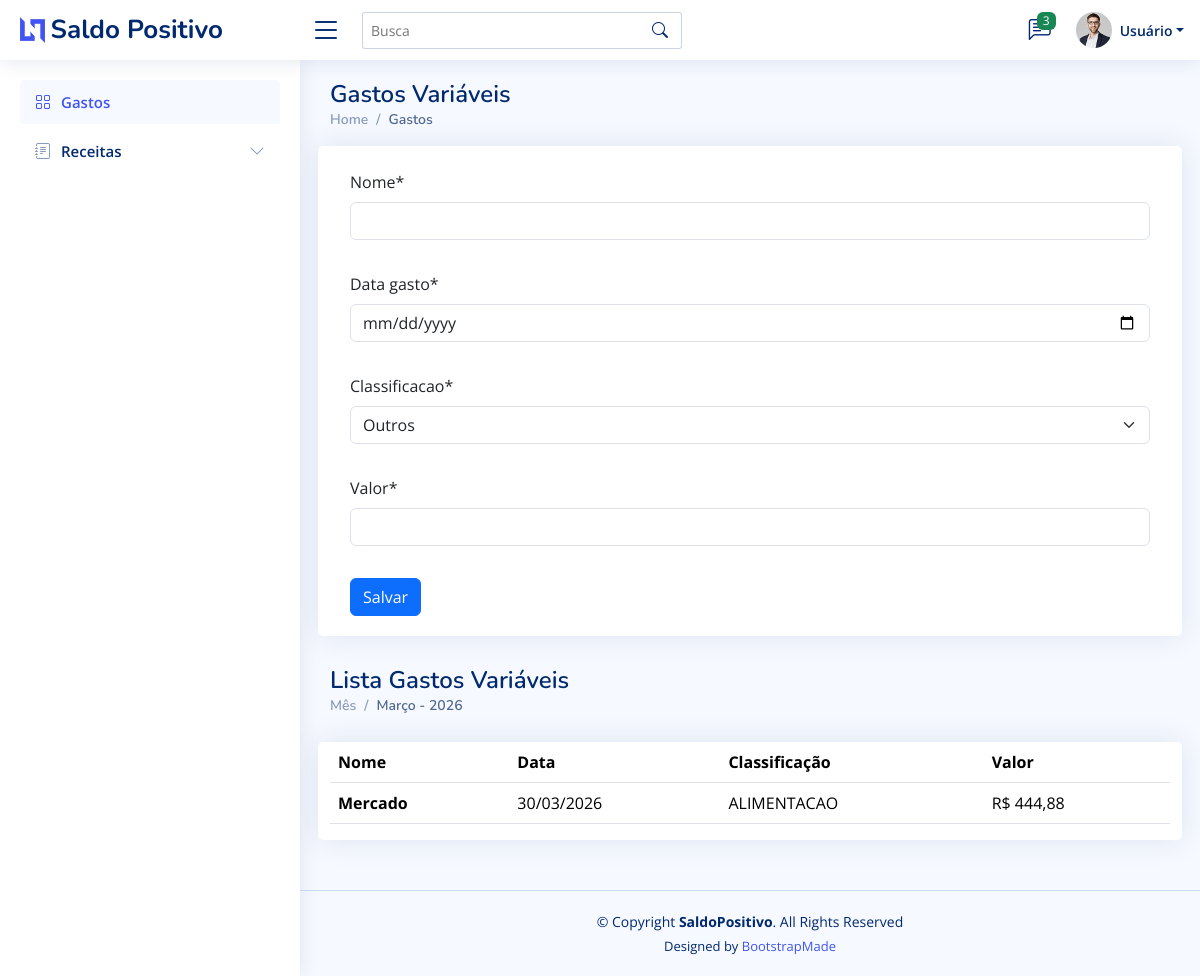
The app's page /gastos/, older data.
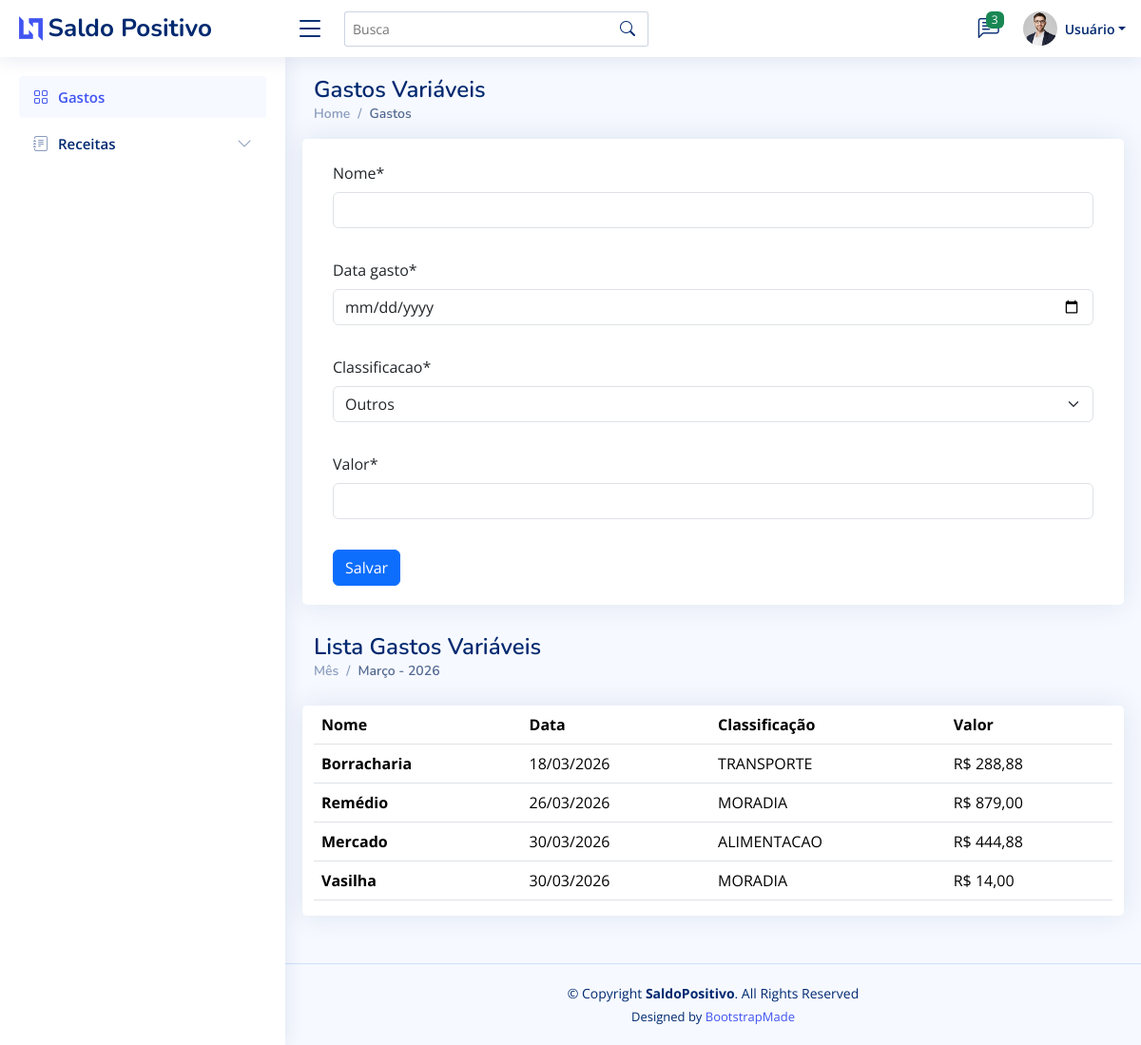
The same page, newer data.
### gastos/models.py (models this page shows, shortened)
class Gasto(models.Model):
    class Classificacao(models.TextChoices):
        ALIMENTACAO = "ALIMENTACAO", "Alimentação"
        TRANSPORTE = "TRANSPORTE", "Transporte"
        MORADIA = "MORADIA", "Moradia"
        SAUDE = "SAUDE", "Saúde"
        LAZER = "LAZER", "Lazer"
        OUTROS = "OUTROS", "Outros"
    criado_em = models.DateTimeField(auto_now_add=True)
    '''criado_por = models.ForeignKey(
        settings.AUTH_USER_MODEL,
        on_delete=models.PROTECT,
        related_name="gastos_criados",
    )'''
    nome = models.CharField(max_length=120)
    data_gasto = models.DateField()
    classificacao = models.CharField(
        max_length=20,
        choices=Classificacao.choices,
        default=Classificacao.OUTROS,
    )
    valor = models.DecimalField(max_digits=10, decimal_places=2)
    class Meta:
        ordering = ["-data_gasto", "-criado_em"]
        verbose_name = "Gasto"
        verbose_name_plural = "Gastos"

### gastos/views.py (the view)
# urls.py: path('gastos/', gastos_var, name='gastos_var'),
def gastos_var(request):
    dados = Gasto.objects.all().order_by('data_gasto')[:10]
    if request.method == "POST":
            form = GastoForm(request.POST)
            if form.is_valid():
                form.save()
                return redirect("gastos_var")
    else:
            form = GastoForm()
    return render(request, 'gastos_var.html', {"form": form, "itens": dados})

### gastos/forms.py
class GastoForm(forms.ModelForm):
    class Meta:
        model = Gasto
        fields = ["nome", "data_gasto", "classificacao", "valor"]
        widgets = {
            "data_gasto": forms.DateInput(attrs={"type": "date"}),
            "valor": forms.NumberInput(attrs={"step": "0.01", "min": "0"}),
        }

### gastos/templates/gastos_var.html (shortened to what this page needs)
{% extends 'partials/modelo.html' %}
{% block content %}
{% load static %}
{% load crispy_forms_tags %}
  <main id="main" class="main">
    <div class="pagetitle">
      <h1>Gastos Variáveis</h1>
      <nav>
        <ol class="breadcrumb">
          <li class="breadcrumb-item"><a href="index.html">Home</a></li>
          <li class="breadcrumb-item active">Gastos</li>
        </ol>
      </nav>
    </div>
    <section class="section dashboard">
      <div class="row">
        <div class="col-lg-12">
          <div class="row">
          <div class="card">
            <div class="card-body"><br>
              <form class="row g-3" method="post">
                {{ form|crispy }}
                <div class="col-lg-4">
                <button type="submit" class="btn btn-primary">Salvar</button>
                </div>
              </form>
            </div>
          </div>
          <div class="pagetitle">
            <h1>Lista Gastos Variáveis</h1>
            <nav>
              <ol class="breadcrumb">
                <li class="breadcrumb-item">Mês</li>
                <li class="breadcrumb-item active">Março - 2026</li>
              </ol>
            </nav>
          </div>
            <div class="card">
              <table class="table table-hover">
                <thead>
                  <tr>
                    <th scope="col">Nome</th>
                    <th scope="col">Data</th>
                    <th scope="col">Classificação</th>
                    <th scope="col">Valor</th>
                  </tr>
                </thead>
                <tbody>
                  {% for item in itens %}
                  <tr>
                    <th scope="row">{{item.nome }}</th>
                    <td>{{item.data_gasto|date:"d/m/Y"}}</td>
                    <td>{{item.classificacao}}</td>
                    <td>R$ {{item.valor}}</td>
                  </tr>
                  {% empty %}
                  <tr>
                    <td colspan="4" class="text-center">Nenhum dado encontrado.</td>
                  </tr>
                  {% endfor %}
                </tbody>
              </table>
          </div>
          </div>
        </div>
      </div>
    </section>
  </main>
  {% endblock %}

### gastos/templates/partials/modelo.html (shortened to what this page needs)
{% load static %}
<!DOCTYPE html>
<html lang="pt-br">
<head>
  <link href="{% static 'assets/vendor/bootstrap/css/bootstrap.min.css' %}" rel="stylesheet">
  <link href="{% static 'assets/vendor/bootstrap-icons/bootstrap-icons.css' %}" rel="stylesheet">
  <link href="{% static 'assets/vendor/boxicons/css/boxicons.min.css' %}" rel="stylesheet">
  <link href="{% static 'assets/vendor/quill/quill.snow.css' %}" rel="stylesheet">
  <link href="{% static 'assets/vendor/quill/quill.bubble.css' %}" rel="stylesheet">
  <link href="{% static 'assets/vendor/remixicon/remixicon.css' %}" rel="stylesheet">
  <link href="{% static 'assets/vendor/simple-datatables/style.css' %}" rel="stylesheet">
  <link href="{% static 'assets/css/style.css' %}" rel="stylesheet">
</head>
<body>
  <header id="header" class="header fixed-top d-flex align-items-center">
    <div class="d-flex align-items-center justify-content-between">
      <a href="{% url 'index' %}" class="logo d-flex align-items-center">
        <img src="assets/img/logo.png" alt="">
        <span class="d-none d-lg-block">Saldo Positivo</span>
      </a>
      <i class="bi bi-list toggle-sidebar-btn"></i>
    </div>
    <div class="search-bar">
      <form class="search-form d-flex align-items-center" method="POST" action="#">
        <input type="text" name="query" placeholder="Busca" title="Enter search keyword">
        <button type="submit" title="Search"><i class="bi bi-search"></i></button>
      </form>
    </div>
    <nav class="header-nav ms-auto">
      <ul class="d-flex align-items-center">
        <li class="nav-item dropdown">
          <a class="nav-link nav-icon" href="#" data-bs-toggle="dropdown">
            <i class="bi bi-chat-left-text"></i>
            <span class="badge bg-success badge-number">3</span>
          </a>
        </li>
        <li class="nav-item dropdown pe-3">
          <a class="nav-link nav-profile d-flex align-items-center pe-0" href="#" data-bs-toggle="dropdown">
            <img src="assets/img/profile-img.jpg" alt="Profile" class="rounded-circle">
            <span class="d-none d-md-block dropdown-toggle ps-2">Usuário</span>
          </a>
        </li>
      </ul>
    </nav>
  </header>
  <aside id="sidebar" class="sidebar">
    <ul class="sidebar-nav" id="sidebar-nav">
      <li class="nav-item">
        <a class="nav-link " href="{% url 'gastos_var' %}">
          <i class="bi bi-grid"></i>
          <span>Gastos</span>
        </a>
      </li>
      <li class="nav-item">
        <a class="nav-link collapsed" data-bs-target="#forms-nav" data-bs-toggle="collapse" href="#">
          <i class="bi bi-journal-text"></i><span>Receitas</span><i class="bi bi-chevron-down ms-auto"></i>
        </a>
          </li>
        </ul>
  </aside>
 {% block content %} {% endblock %}
  <footer id="footer" class="footer">
    <div class="copyright">
      &copy; Copyright <strong><span>SaldoPositivo</span></strong>. All Rights Reserved
    </div>
    <div class="credits">
      Designed by <a href="https://bootstrapmade.com/">BootstrapMade</a>
    </div>
  </footer>
</body>
</html>

### gastos/static/assets/css/style.css (style rules this page uses)
:root { scroll-behavior: smooth; }
body { font-family: "Open Sans", sans-serif; background: #f6f9ff; color: #444444; }
a { color: #4154f1; text-decoration: none; }
h1, h2, h3, h4, h5, h6 { font-family: "Nunito", sans-serif; }
#main { margin-top: 60px; padding: 20px 30px; transition: all 0.3s; }
.pagetitle { margin-bottom: 10px; }
.pagetitle h1 { font-size: 24px; margin-bottom: 0; font-weight: 600; color: #012970; }
.card { margin-bottom: 30px; border: none; border-radius: 5px; box-shadow: 0px 0 30px rgba(1, 41, 112, 0.1); }
.card-body { padding: 0 20px 20px 20px; }
.breadcrumb { font-size: 14px; font-family: "Nunito", sans-serif; color: #899bbd; font-weight: 600; }
.breadcrumb a { color: #899bbd; transition: 0.3s; }
.breadcrumb .breadcrumb-item::before { color: #899bbd; }
.breadcrumb .active { color: #51678f; font-weight: 600; }
.logo { line-height: 1; }
@media (min-width: 1200px) { .logo { width: 280px; } }
.logo img { max-height: 26px; margin-right: 6px; }
.logo span { font-size: 26px; font-weight: 700; color: #012970; font-family: "Nunito", sans-serif; }
.header { transition: all 0.5s; z-index: 997; height: 60px; box-shadow: 0px 2px 20px rgba(1, 41, 112, 0.1); background-color: #fff; padding-left: 20px; }
.header .toggle-sidebar-btn { font-size: 32px; padding-left: 10px; cursor: pointer; color: #012970; }
.header .search-bar { min-width: 360px; padding: 0 20px; }
.header .search-form { width: 100%; }
.header .search-form input { border: 0; font-size: 14px; color: #012970; border: 1px solid rgba(1, 41, 112, 0.2); padding: 7px 38px 7px 8px; border-radius: 3px; transition: 0.3s; width: 100%; }
.header .search-form button { border: 0; padding: 0; margin-left: -30px; background: none; }
.header .search-form button i { color: #012970; }
.header-nav ul { list-style: none; }
.header-nav>ul { margin: 0; padding: 0; }
.header-nav .nav-icon { font-size: 22px; color: #012970; margin-right: 25px; position: relative; }
.header-nav .nav-profile { color: #012970; }
.header-nav .nav-profile img { max-height: 36px; }
.header-nav .nav-profile span { font-size: 14px; font-weight: 600; }
.header-nav .badge-number { position: absolute; inset: -2px -5px auto auto; font-weight: normal; font-size: 12px; padding: 3px 6px; }
.sidebar { position: fixed; top: 60px; left: 0; bottom: 0; width: 300px; z-index: 996; transition: all 0.3s; padding: 20px; overflow-y: auto; scrollbar-width: thin; scrollbar-color: #aab7cf transparent; box-shadow: 0px 0px 20px rgba(1, 41, 112, 0.1); background-color: #fff; }
@media (min-width: 1200px) { #main, #footer { margin-left: 300px; } }
.sidebar-nav { padding: 0; margin: 0; list-style: none; }
.sidebar-nav li { padding: 0; margin: 0; list-style: none; }
.sidebar-nav .nav-item { margin-bottom: 5px; }
.sidebar-nav .nav-link { display: flex; align-items: center; font-size: 15px; font-weight: 600; color: #4154f1; transition: 0.3; background: #f6f9ff; padding: 10px 15px; border-radius: 4px; }
.sidebar-nav .nav-link i { font-size: 16px; margin-right: 10px; color: #4154f1; }
.sidebar-nav .nav-link.collapsed { color: #012970; background: #fff; }
.sidebar-nav .nav-link.collapsed i { color: #899bbd; }
.sidebar-nav .nav-link .bi-chevron-down { margin-right: 0; transition: transform 0.2s ease-in-out; }
.footer { padding: 20px 0; font-size: 14px; transition: all 0.3s; border-top: 1px solid #cddfff; }
.footer .copyright { text-align: center; color: #012970; }
.footer .credits { padding-top: 5px; text-align: center; font-size: 13px; color: #012970; }

Row changes from the older to the newer data that the page shows:
added Gasto: nome "Borracharia", data_gasto "18/03/2026", classificacao "TRANSPORTE", valor "288,88"
added Gasto: nome "Remédio", data_gasto "26/03/2026", classificacao "MORADIA", valor "879,00"
added Gasto: nome "Vasilha", data_gasto "30/03/2026", classificacao "MORADIA", valor "14,00"
